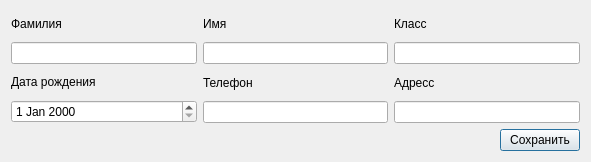
<?xml version="1.0" encoding="UTF-8"?>
<ui version="4.0">
 <class>AddStudentWindow</class>
 <widget class="QDialog" name="AddStudentWindow">
  <property name="geometry">
   <rect>
    <x>0</x>
    <y>0</y>
    <width>591</width>
    <height>162</height>
   </rect>
  </property>
  <property name="windowTitle">
   <string>Dialog</string>
  </property>
  <layout class="QGridLayout" name="gridLayout">
   <item row="0" column="0">
    <layout class="QHBoxLayout" name="horizontalLayout">
     <item>
      <layout class="QVBoxLayout" name="verticalLayout">
       <item>
        <widget class="QLabel" name="label">
         <property name="text">
          <string>Фамилия</string>
         </property>
        </widget>
       </item>
       <item>
        <widget class="QLineEdit" name="surname"/>
       </item>
      </layout>
     </item>
     <item>
      <layout class="QVBoxLayout" name="verticalLayout_2">
       <item>
        <widget class="QLabel" name="label_2">
         <property name="text">
          <string>Имя</string>
         </property>
        </widget>
       </item>
       <item>
        <widget class="QLineEdit" name="name"/>
       </item>
      </layout>
     </item>
     <item>
      <layout class="QVBoxLayout" name="verticalLayout_3">
       <item>
        <widget class="QLabel" name="label_3">
         <property name="text">
          <string>Класс</string>
         </property>
        </widget>
       </item>
       <item>
        <widget class="QLineEdit" name="course"/>
       </item>
      </layout>
     </item>
    </layout>
   </item>
   <item row="1" column="0">
    <layout class="QHBoxLayout" name="horizontalLayout_2">
     <item>
      <layout class="QVBoxLayout" name="verticalLayout_4">
       <item>
        <widget class="QLabel" name="label_4">
         <property name="text">
          <string>Дата рождения</string>
         </property>
        </widget>
       </item>
       <item>
        <widget class="QDateEdit" name="birthDate">
         <property name="sizePolicy">
          <sizepolicy hsizetype="Expanding" vsizetype="Fixed">
           <horstretch>0</horstretch>
           <verstretch>0</verstretch>
          </sizepolicy>
         </property>
        </widget>
       </item>
      </layout>
     </item>
     <item>
      <layout class="QVBoxLayout" name="verticalLayout_5">
       <item>
        <widget class="QLabel" name="label_5">
         <property name="text">
          <string>Телефон</string>
         </property>
        </widget>
       </item>
       <item>
        <widget class="QLineEdit" name="telephone"/>
       </item>
      </layout>
     </item>
     <item>
      <layout class="QVBoxLayout" name="verticalLayout_6">
       <item>
        <widget class="QLabel" name="label_6">
         <property name="text">
          <string>Адресс</string>
         </property>
        </widget>
       </item>
       <item>
        <widget class="QLineEdit" name="address"/>
       </item>
      </layout>
     </item>
    </layout>
   </item>
   <item row="2" column="0">
    <layout class="QHBoxLayout" name="horizontalLayout_3">
     <item>
      <spacer name="horizontalSpacer">
       <property name="orientation">
        <enum>Qt::Horizontal</enum>
       </property>
       <property name="sizeHint" stdset="0">
        <size>
         <width>40</width>
         <height>20</height>
        </size>
       </property>
      </spacer>
     </item>
     <item>
      <widget class="QPushButton" name="save">
       <property name="text">
        <string>Сохранить</string>
       </property>
      </widget>
     </item>
    </layout>
   </item>
  </layout>
 </widget>
 <resources/>
 <connections/>
</ui>
